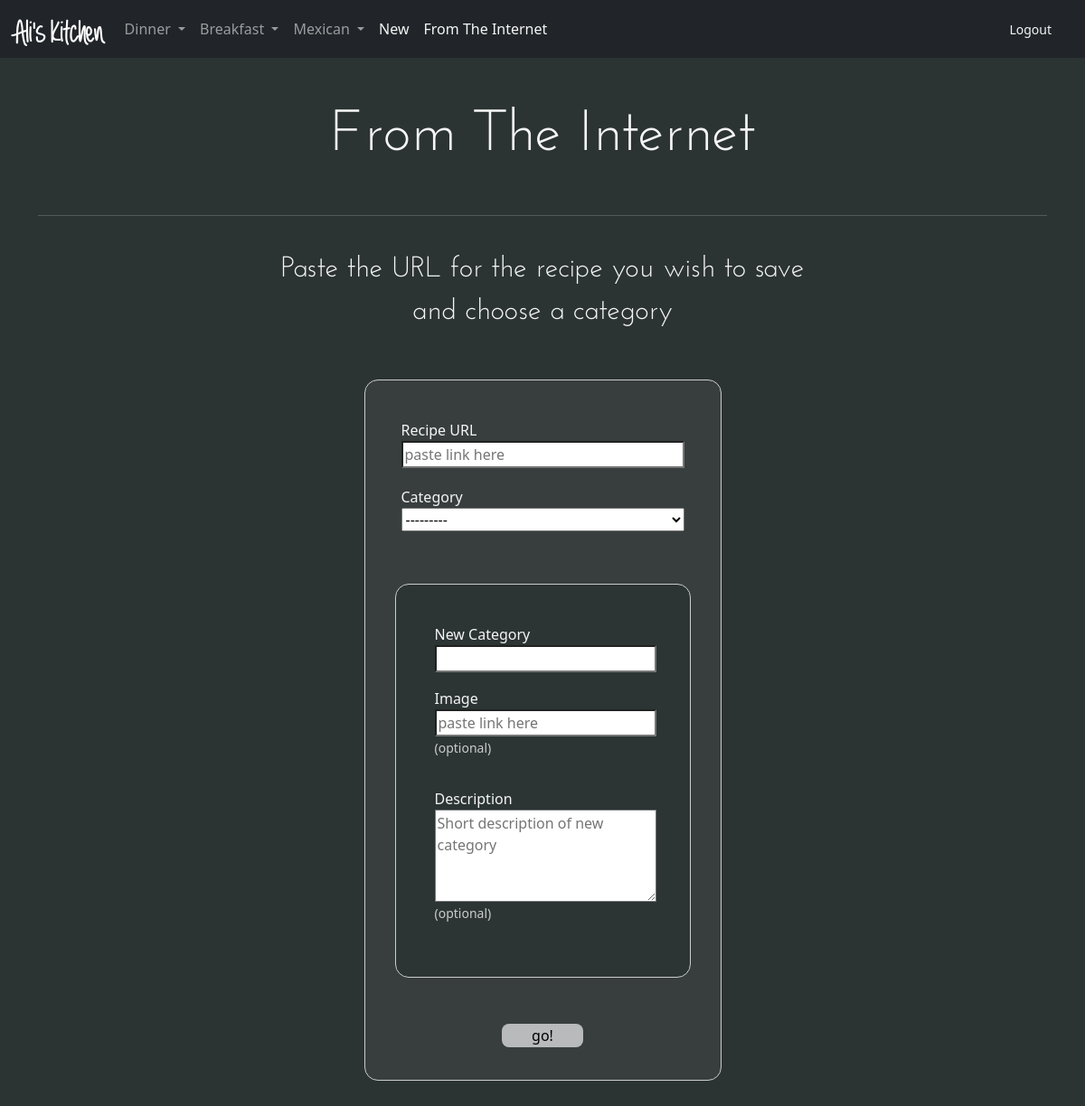
The app's page /get_recipe (signed in) with its own data.
### recipes/models.py (models this page shows)
class Category(models.Model):
    user = models.ForeignKey(User, on_delete=models.CASCADE)
    name = models.CharField(max_length=200)
    image = models.URLField(blank=True, null=True,)
    description = models.TextField(blank=True, null=True)
    class Meta:
        verbose_name_plural = 'categories'
    def __str__(self):
        return self.name

### recipes/views.py (the view, shortened to what this page needs)
# urls.py: path('get_recipe', views.get_recipe, name='get_recipe'),
def get_recipe(request):
    form = ScraperForm(user=request.user)
    user_pk = request.user.pk
    recipes = Recipe.objects.filter(user__pk=user_pk)
    categories = Category.objects.filter(user__pk=user_pk)
    return render(request, 'recipes/get_recipe.html', {
        'form': form,
        'recipes': recipes,
        'categories': categories
    })

### recipes/forms.py (shortened to what this page needs)
class ScraperForm(forms.Form):
    url = forms.URLField(label="Recipe URL", widget=forms.TextInput(
        attrs={'placeholder': 'paste link here'}))
    new_category = forms.CharField(required=False, label="New Category")
    cat_image = forms.URLField(required=False, label="Image", widget=forms.TextInput(
        attrs={'placeholder': 'paste link here'}))
    cat_description = forms.CharField(required=False, label="Description", widget=forms.Textarea(
        attrs={'rows': '4', 'cols': '12', 'placeholder': 'Short description of new category'}))
    category = forms.ModelChoiceField(required=False, queryset=Category.objects.all())
    def __init__(self, *args, user=None ,**kwargs):
        super().__init__(*args, **kwargs)
        if user:
            category = self.fields['category']
            category.queryset = Category.objects.filter(user__pk=user.pk)

### recipes/models.py (called while the page is built)
    def __str__(self):
        return self.title

### recipes/templates/recipes/get_recipe.html (shortened to what this page needs)
{% extends 'recipes/header.html' %}
{% block content %}
    <div style="text-align: center;">
        <h1>From The Internet</h1>
        <hr>
        <br>
        <h6>Paste the URL for the recipe you wish to save</h6>
        <h6>and choose a category</h6>
    </div>
    <br><br>
    <form action="{% url 'recipes:get_recipe' %}" method="post">
        <div class="center">
            <div class="column-container" style="border: 1px solid #ccc; border-radius: 15px; padding: 33px; background-color: #383e3e;">
                <div class="column-container" style="align-items: center;">
                    <div class="cat-flex" >
                        {{ form.url.label }}
                        {{ form.url }}
                    </div>
                    <div class="cat-flex" >
                        {{ form.category.label }}
                        {{ form.category }}
                    </div>
                </div>
                <br><br>
                <div style="border: 1px solid #ccc; border-radius:  15px; padding: 33px; background-color: #2c3434">
                    <div class="cat-flex">
                        {{ form.new_category.label }}
                        {{ form.new_category }}
                    </div>
                    <div class="cat-flex">
                        {{ form.cat_image.label }}
                        {{ form.cat_image }}
                        <p style="color:#ccc"><small>(optional)</small></p>
                    </div>
                    <div class="cat-flex">
                        {{ form.cat_description.label }}
                        {{ form.cat_description }}
                        <p style="color:#ccc"><small>(optional)</small></p>
                    </div>
                </div>
                <br><br>
                <div style="display: flex; justify-content: center;">
                    <input id="button" type="submit" value="go!">
                </div>
            </div>
        </div>
    </form>
{% endblock %}

### recipes/templates/recipes/header.html (shortened to what this page needs)
<!DOCTYPE html>
<html lang="en">
  <head>
    {% load static %}
    <link rel="stylesheet" href="https://cdn.jsdelivr.net/npm/bootstrap@5.2.3/dist/css/bootstrap.min.css"
>
    <link rel="stylesheet" href="{% static 'recipes/style.css' %}" />
  </head>
  <body>
    {% include "recipes/includes/navbar.html" %}
    <br><br>
    <div class="container">
      {% block content %}
      {% endblock %}
    </div>
    <div class="footer-div"></div>
  </body>
</html>

### recipes/templates/recipes/includes/navbar.html (shortened to what this page needs)
<nav class="navbar navbar-expand-lg navbar sticky-top navbar-dark bg-dark">
    <div class="container-fluid">
      {% if user.is_authenticated %}
        <a class="navbar-brand" href="{% url 'recipes:index' %}" style="font-family: AlwaysForever; font-size: 35px; margin-bottom: -15px; font-weight: bold">Ali's Kitchen</a>
        <div class="collapse navbar-collapse" id="navbarNavDarkDropdown">
            <ul class="navbar-nav">
              {% for cat in categories %}
                <li class="nav-item dropdown">
                  <a class="nav-link dropdown-toggle" href="#" id="navbarDarkDropdownMenuLink" role="button" data-bs-toggle="dropdown" aria-expanded="false">
                    {{cat|title}}
                  </a>
                </li>
              {% endfor %}
              <li>
                <a style="color: whitesmoke;" class="nav-link" href="{% url 'recipes:create' %}">New</a>
              </li>
              <li>
                <a style="color: whitesmoke;" class="nav-link" href="{% url 'recipes:get_recipe' %}">From The Internet</a>
              </li>
            </ul>
        </div>
        <div style="margin-right: 25px;">
          <a href="{% url 'recipes:logout' %}" style="color:whitesmoke"><small>Logout</small></a>
        </div>
      {% endif %}
    </div>
</nav>

### recipes/static/recipes/style.css (style rules this page uses)
input[type="text"], input[type="password"], input[type="select"], input[type="number"], textarea { background-color : white; }
a { text-decoration: none; color: rgb(104, 180, 222); }
body { color: whitesmoke; background-color: #2C3333; }
hr { display: block; height: 1px; border: 0; border-top: 1px solid #ccc; margin: 1em 0; padding: 0; }
h1 { text-align: center; margin-bottom: 50px; font-family: JosefinSans; font-size: 4rem; }
h6 { text-align: center; font-family: JosefinSans; font-size: 2rem; }
.column-container { display: flex; flex-direction: column; }
.cat-flex { display: flex; flex-direction: column; max-width: 400px; width: 100%; margin: 3px; padding: 7px; }
.center { display: flex; justify-content: center; }
.footer-div { height: 88px; }
#button { width: 90px; border-radius: 8px; margin: 3px; background-color: rgb(185, 186, 187); border: none; }

### records on screen
Category: name "Dinner"
Category: name "Breakfast"
Category: name "Mexican"
